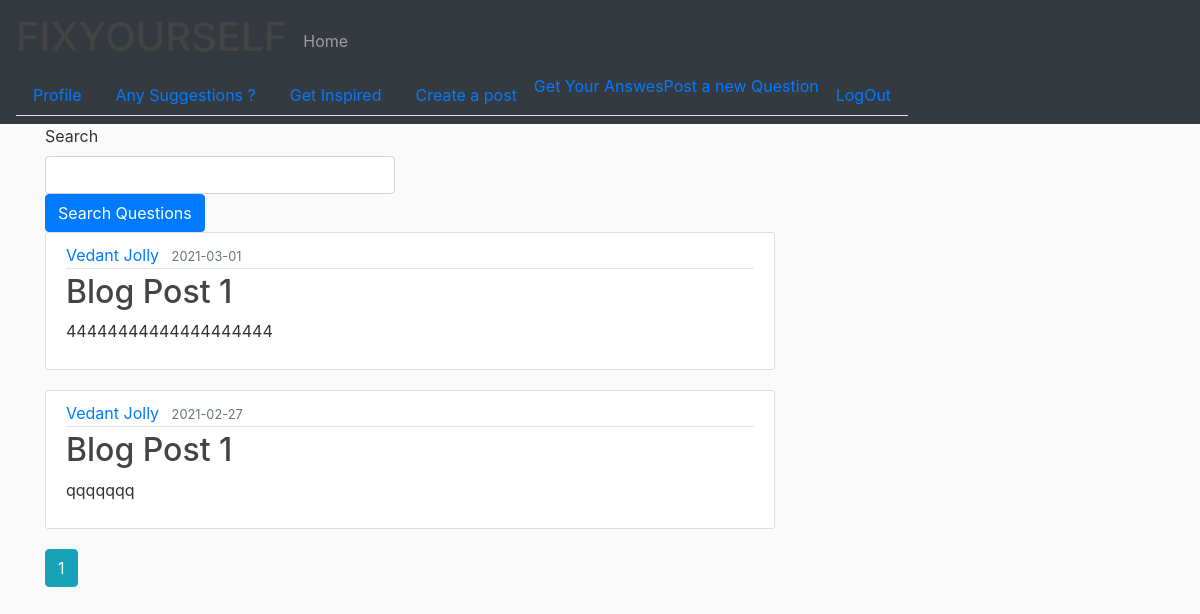
Page /questions (signed in) on the earlier database version.
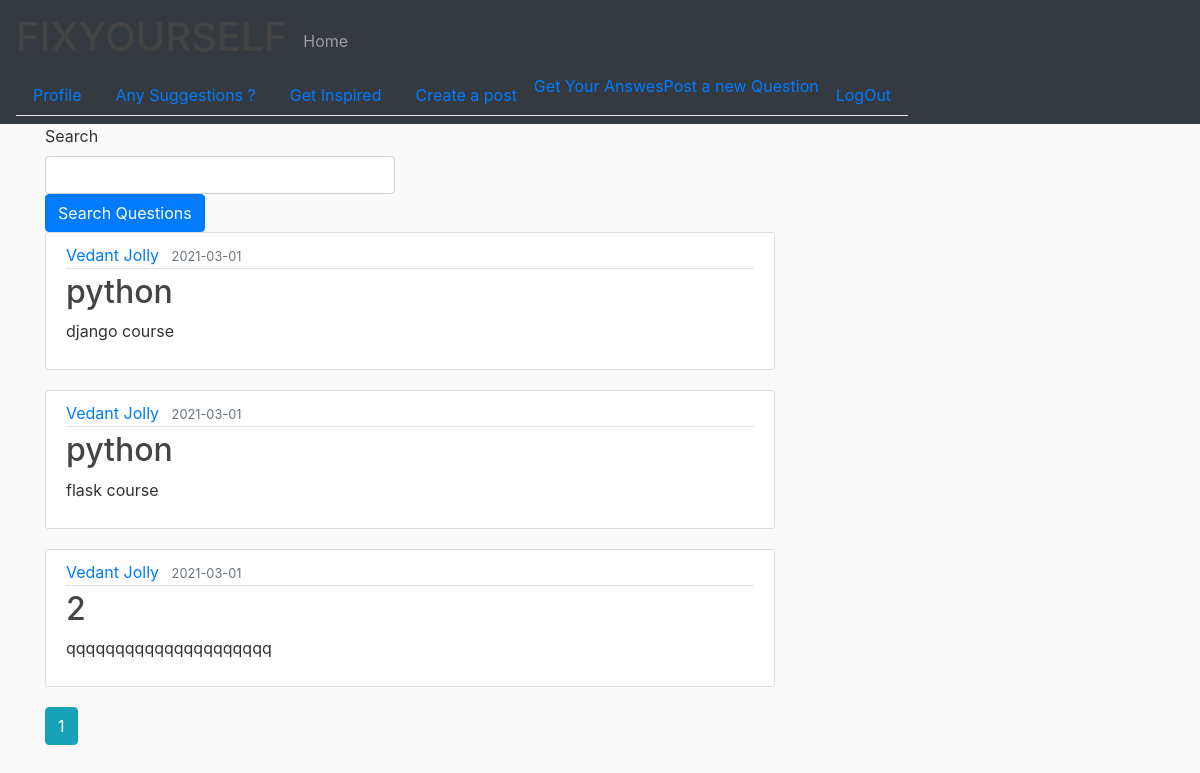
Same page on the later database version.
### website/models.py (models this page shows, shortened)
class Question(db.Model):
    __searchable__ = ['title', 'content']
    id = db.Column(db.Integer, primary_key=True)
    title = db.Column(db.String(256), nullable=False)
    date_posted = db.Column(db.DateTime, nullable=False, default=datetime.utcnow)
    content = db.Column(db.Text, nullable=False)
    user_id = db.Column(db.Integer, db.ForeignKey('user.id'), nullable=False)
    answers = db.relationship('Answer', backref='answer', lazy=True)

class User(db.Model, UserMixin):
    id = db.Column(db.Integer, primary_key=True)
    name = db.Column(db.String(20), nullable=False)
    email = db.Column(db.String(120), unique=True, nullable=False)
    image_file = db.Column(db.String(20), nullable=False, default='default.jpg')
    password = db.Column(db.String(60), nullable=False)
    posts = db.relationship('Post', backref='author', lazy=True)
    feedbacks = db.relationship('Feedback', backref='customer', lazy=True)
    questions = db.relationship('Question', backref='author', lazy=True)

### website/routes.py (the view)
@app.route("/questions")
@login_required
def all_questions():
    page = request.args.get('page', 1, type=int)
    questions = Question.query.order_by(Question.date_posted.desc()).paginate(page=page, per_page=5)
    return render_template('allQuestions.html', posts=questions)

### website/models.py (called while the page is built)
@login_manager.user_loader
def load_user(user_id):
    return User.query.get(int(user_id))

### website/templates/allQuestions.html
{% extends 'layout.html' %}
{% block content %}
<form class="row g-3" method="GET" action="search">
<div class="col-md-6">
<label for="inputEmail4" class="form-label">Search</label>
<input type="text" class="form-control" id="inputEmail4" name="inputEmail4">
</div>
<div class="col-12">
<button type="submit" class="btn btn-primary">Search Questions</button>
</div>
</form>
  {% for post in posts.items %}
      <article class="media content-section">
        <div class="media-body">
          <div class="article-metadata">
            <a class="mr-2" href="{{ url_for('user_questions',username=post.author.name) }}">{{ post.author.name }}</a>
            <small class="text-muted">{{ post.date_posted.strftime("%Y-%m-%d") }}</small>
          </div>
          <h2><a class="article-title" href="{{ url_for('question',question_id = post.id) }}">{{ post.title }}</a></h2>
          <p class="article-content">{{ post.content }}</p>
        </div>
      </article>
  {% endfor %}
  {% for page_num in posts.iter_pages(left_edge=1,right_edge=1,left_current=1,right_current=2) %}
    {% if page_num %}
      {% if posts.page == page_num %}
        <a class="btn btn-info mb-4" href="{{url_for('all_questions',page=page_num)}}">{{page_num}}</a>
      {% else %}
        <a class="btn btn-outline-info mb-4" href="{{url_for('all_questions',page=page_num)}}">{{page_num}}</a>
      {% endif %}
    {% else %}
      ...
    {% endif %}
  {% endfor %}
{% endblock content %}

Differences in the rows shown:
added Question: author.name "Vedant Jolly", date_posted "2021-03-01", title "python", content "django course"
changed Question: title "Blog Post 1" → "python"; content "44444444444444444444" → "flask course"
changed Question: date_posted "2021-02-27" → "2021-03-01"; title "Blog Post 1" → "2"; content "qqqqqqq" → "qqqqqqqqqqqqqqqqqqqqq"
